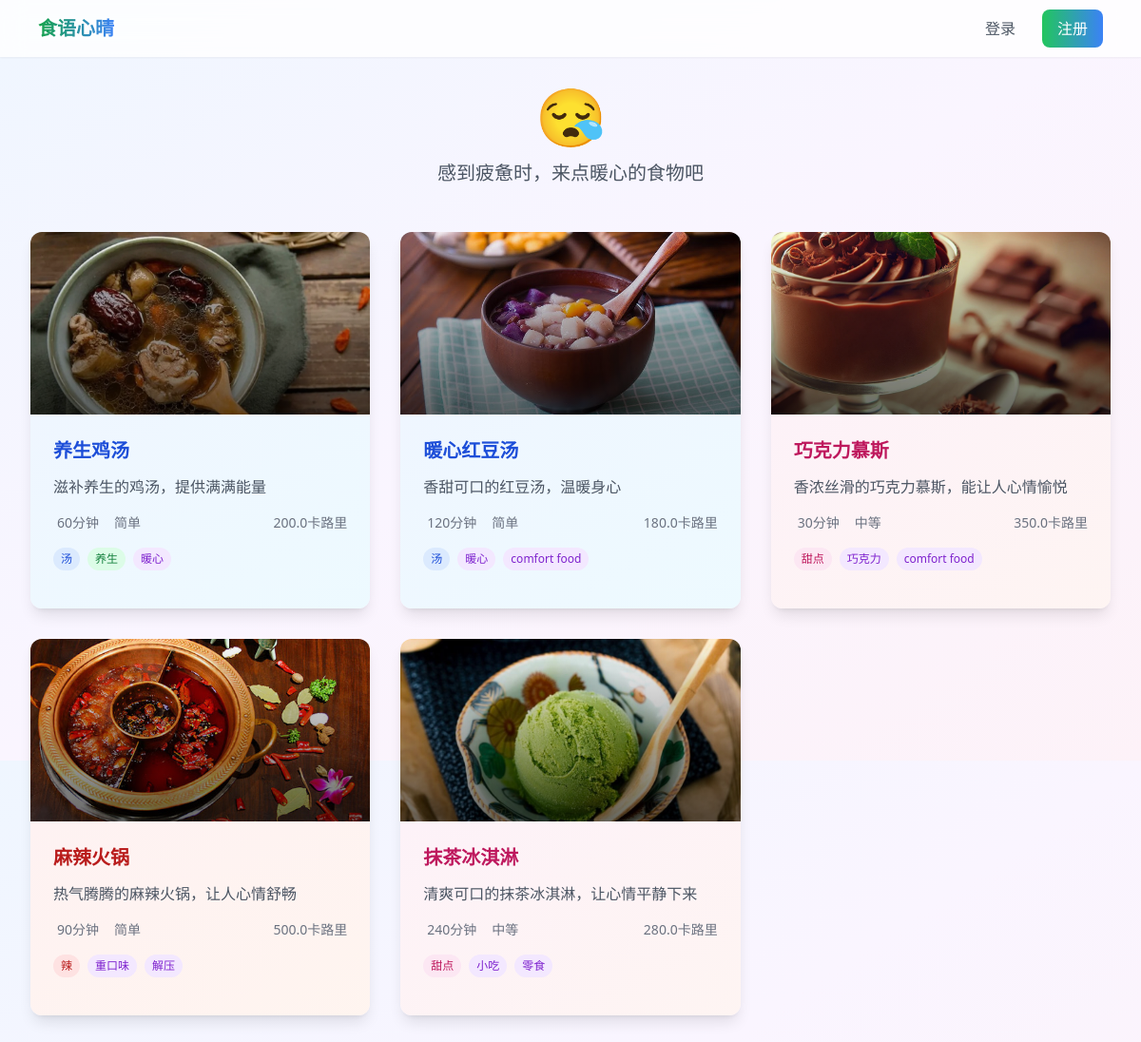
The app's page /recipes?emotion_id=2 with its own data.
### app/models/recipe.py (models this page shows)
class Recipe(db.Model):
    __tablename__ = 'recipes'
    id = db.Column(db.Integer, primary_key=True)
    name = db.Column(db.String(100), nullable=False)
    description = db.Column(db.Text)
    ingredients = db.Column(db.JSON)  # 存储食材列表
    steps = db.Column(db.JSON)  # 存储制作步骤
    cooking_time = db.Column(db.Integer)  # 烹饪时间（分钟）
    difficulty = db.Column(db.String(20))  # 难度级别
    image_url = db.Column(db.String(200))
    created_at = db.Column(db.DateTime, default=datetime.utcnow)
    calories = db.Column(db.Float)
    protein = db.Column(db.Float)
    carbs = db.Column(db.Float)
    fat = db.Column(db.Float)
    tags = db.relationship('Tag', secondary=recipe_tags, backref='recipes')
    ratings = db.relationship('Rating', backref='recipe', lazy='dynamic')

class Tag(db.Model):
    __tablename__ = 'tags'
    id = db.Column(db.Integer, primary_key=True)
    name = db.Column(db.String(50), unique=True, nullable=False)

### app/routes/recipes.py (the view)
@recipes_bp.route('/recipes')
def list_recipes():
    emotion_id = request.args.get('emotion_id', type=int)
    if not emotion_id:
        return render_template('recipes.html', recipes=[])
    recipes = RecommendationService.get_recommendations(
        emotion_id=emotion_id,
        user_id=current_user.id if current_user.is_authenticated else None
    )
    return render_template('recipes.html', recipes=recipes)

### app/services/recommendation.py (called while the page is built)
    @staticmethod
    def get_recommendations(emotion_id, user_id=None, limit=5):
        emotion = Emotion.query.get(emotion_id)
        if not emotion:
            return []
        related_tags = emotion.related_tags
        recipes = Recipe.query.join(Recipe.tags).filter(
            Tag.name.in_(related_tags)
        ).distinct().limit(limit).all()
        if len(recipes) < limit:
            default_recipes = Recipe.query.filter(
                ~Recipe.id.in_([r.id for r in recipes])
            ).limit(limit - len(recipes)).all()
            recipes.extend(default_recipes)
        return recipes

### app/templates/recipes.html (shortened to what this page needs)
{% extends "base.html" %}
{% block content %}
<div class="min-h-screen p-8">
    <div class="max-w-6xl mx-auto">
        <div class="mb-12 text-center">
            {% set emotion = request.args.get('emotion_id')|int %}
            {% if emotion == 1 %}
                <div class="text-6xl mb-4 animate-bounce">😊</div>
                <p class="text-xl text-gray-600">心情愉悦，为您推荐这些美食</p>
            {% elif emotion == 2 %}
                <div class="text-6xl mb-4 animate-pulse">😪</div>
                <p class="text-xl text-gray-600">感到疲惫时，来点暖心的食物吧</p>
            {% elif emotion == 3 %}
                <div class="text-6xl mb-4 animate-pulse">😰</div>
                <p class="text-xl text-gray-600">别担心，这些美食能让您平静下来</p>
            {% elif emotion == 4 %}
                <div class="text-6xl mb-4 animate-bounce">😠</div>
                <p class="text-xl text-gray-600">来点美食，消消气吧</p>
            {% elif emotion == 5 %}
                <div class="text-6xl mb-4 animate-pulse">😢</div>
                <p class="text-xl text-gray-600">这些温暖的美食会让您感觉好些</p>
            {% endif %}
        </div>
        <div class="grid grid-cols-1 md:grid-cols-2 lg:grid-cols-3 gap-8">
            {% for recipe in recipes %}
            <a href="{{ url_for('recipes.detail', recipe_id=recipe.id) }}" class="block group">
                <div class="recipe-card rounded-xl shadow-lg overflow-hidden transform transition-all duration-300 hover:-translate-y-2 hover:shadow-xl">
                    <div class="relative">
                        <img src="{{ recipe.image_url }}" alt="{{ recipe.name }}" class="w-full h-48 object-cover">
                        <div class="absolute inset-0 bg-gradient-to-t from-black/60 to-transparent"></div>
                    </div>
                    <div class="p-6 {% if '甜点' in recipe.tags|map(attribute='name') %}bg-gradient-to-br from-pink-50 to-orange-50
                                {% elif '汤' in recipe.tags|map(attribute='name') %}bg-gradient-to-br from-blue-50 to-cyan-50
                                {% elif '辣' in recipe.tags|map(attribute='name') %}bg-gradient-to-br from-red-50 to-orange-50
                                {% elif '养生' in recipe.tags|map(attribute='name') %}bg-gradient-to-br from-green-50 to-emerald-50
                                {% else %}bg-gradient-to-br from-purple-50 to-indigo-50{% endif %}">
                        <h3 class="text-xl font-semibold mb-3 {% if '甜点' in recipe.tags|map(attribute='name') %}text-pink-700
                                {% elif '汤' in recipe.tags|map(attribute='name') %}text-blue-700
                                {% elif '辣' in recipe.tags|map(attribute='name') %}text-red-700
                                {% elif '养生' in recipe.tags|map(attribute='name') %}text-green-700
                                {% else %}text-purple-700{% endif %}">
                            {{ recipe.name }}
                        </h3>
                        <p class="text-gray-600 mb-4 line-clamp-2">{{ recipe.description }}</p>
                        <div class="flex items-center justify-between mb-4">
                            <div class="flex items-center space-x-4">
                                <span class="text-sm text-gray-500 flex items-center">
                                    {{ recipe.cooking_time }}分钟
                                </span>
                                <span class="text-sm text-gray-500">
                                    {{ recipe.difficulty }}
                                </span>
                            </div>
                            <span class="text-sm text-gray-500">
                                {{ recipe.calories }}卡路里
                            </span>
                        </div>
                        <div class="flex flex-wrap gap-2 mb-4">
                            {% for tag in recipe.tags %}
                            <span class="px-2 py-1 text-xs rounded-full {% if tag.name == '甜点' %}bg-pink-100 text-pink-700
                                        {% elif tag.name == '汤' %}bg-blue-100 text-blue-700
                                        {% elif tag.name == '辣' %}bg-red-100 text-red-700
                                        {% elif tag.name == '养生' %}bg-green-100 text-green-700
                                        {% else %}bg-purple-100 text-purple-700{% endif %}">
                                {{ tag.name }}
                            </span>
                            {% endfor %}
                        </div>
                    </div>
                </div>
            </a>
            {% endfor %}
        </div>
    </div>
</div>
{% endblock %}

### app/static/css/style.css (style rules this page uses)
:root { --primary-color: #4CAF50; --secondary-color: #FF9800; --text-color: #333333; --background-color: #F5F5F5; }
.recipe-card { transition: transform 0.2s; }

### app/templates/recipes.html (style rules this page uses)
.recipe-card { backdrop-filter: blur(8px); transition: all 0.3s cubic-bezier(0.4, 0, 0.2, 1); }
.line-clamp-2 { display: -webkit-box; -webkit-line-clamp: 2; -webkit-box-orient: vertical; overflow: hidden; }
.recipe-card > div:last-child { background-size: 200% 200%; animation: gradient 15s ease infinite; }
.recipe-card span { transition: all 0.2s ease; }

### records on screen
Recipe: image_url (picture), name "养生鸡汤", description "滋补养生的鸡汤，提供满满能量", cooking_time "60", difficulty "简单", calories "200.0"
Tag: name "汤"
Tag: name "养生"
Tag: name "暖心"
Recipe: image_url (picture), name "暖心红豆汤", description "香甜可口的红豆汤，温暖身心", cooking_time "120", difficulty "简单", calories "180.0"
Tag: name "comfort food"
Recipe: image_url (picture), name "巧克力慕斯", description "香浓丝滑的巧克力慕斯，能让人心情愉悦", cooking_time "30", difficulty "中等", calories "350.0"
Tag: name "甜点"
Tag: name "巧克力"
Recipe: image_url (picture), name "麻辣火锅", description "热气腾腾的麻辣火锅，让人心情舒畅", cooking_time "90", difficulty "简单", calories "500.0"
Tag: name "辣"
Tag: name "重口味"
Tag: name "解压"
Recipe: image_url (picture), name "抹茶冰淇淋", description "清爽可口的抹茶冰淇淋，让心情平静下来", cooking_time "240", difficulty "中等", calories "280.0"
Tag: name "小吃"
Tag: name "零食"
